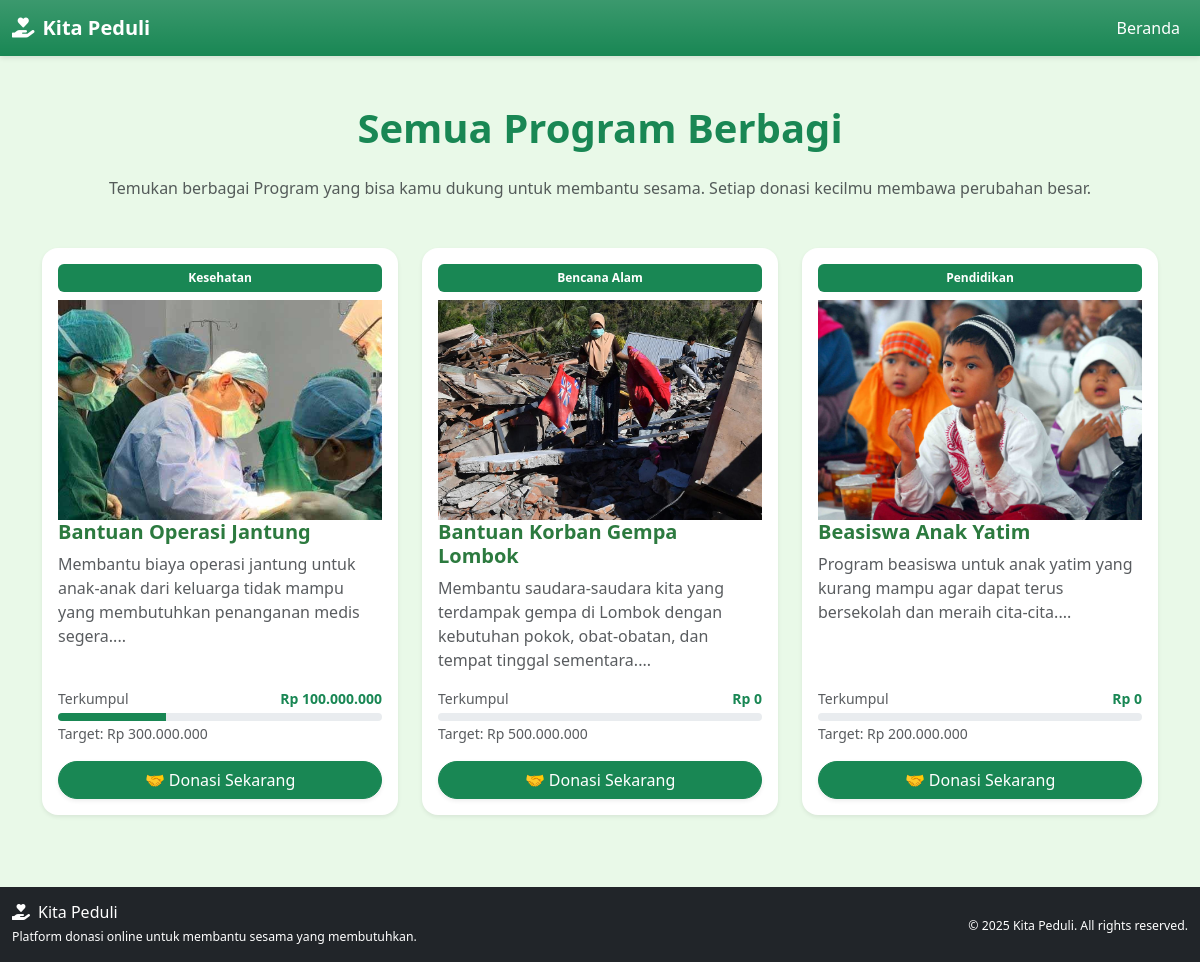
The page /kampanye.php on the database its author committed.
### tables this page shows
CREATE TABLE `kampanye` (
  `id_kampanye` int(11) NOT NULL,
  `id_kategori` int(11) NOT NULL,
  `judul` varchar(255) NOT NULL,
  `deskripsi` text NOT NULL,
  `target_dana` decimal(15,2) NOT NULL,
  `dana_terkumpul` decimal(15,2) DEFAULT 0.00,
  `tanggal_mulai` date DEFAULT NULL,
  `tanggal_akhir` date DEFAULT NULL,
  `foto_utama` varchar(255) DEFAULT NULL,
  `status_kampanye` enum('Aktif','Selesai','Dihentikan') DEFAULT 'Aktif',
  `gambar` varchar(255) DEFAULT NULL
);

CREATE TABLE `kategori` (
  `id_kategori` int(11) NOT NULL,
  `nama_kategori` varchar(100) NOT NULL,
  `deskripsi` text DEFAULT NULL
);

### kampanye.php (the view, shortened to what this page needs)
<?php include 'includes/header.php'; ?>
<div class="container py-5">
    <h1 class="text-center fw-bold mb-4 text-success">Semua Program Berbagi</h1>
    <p class="text-center text-muted mb-5">
        Temukan berbagai Program yang bisa kamu dukung untuk membantu sesama.
        Setiap donasi kecilmu membawa perubahan besar.
    </p>
    <div class="row">
        <?php
        include 'config/koneksi.php';
        $query = "SELECT k.*, kat.nama_kategori
                 FROM kampanye k
                 JOIN kategori kat ON k.id_kategori = kat.id_kategori
                 WHERE k.status_kampanye = 'Aktif'
                 ORDER BY k.tanggal_mulai DESC";
        $result = mysqli_query($conn, $query);
        while ($row = mysqli_fetch_assoc($result)) {
            $progress = ($row['dana_terkumpul'] / $row['target_dana']) * 100;
        ?>
        <div class="col-md-6 col-lg-4 mb-4">
            <div class="card border-0 shadow-sm h-100 rounded-4 hover-card" style="transition: transform 0.2s ease;">
                <div class="card-body d-flex flex-column">
                    <span class="badge bg-success mb-2 px-3 py-2"><?php echo $row['nama_kategori']; ?></span>
                    <div class="program-img">
                        <img src="uploads/<?php echo $row['gambar']; ?>"
                             class="img-fluid w-100"
                             alt="<?php echo $row['judul']; ?>">
                    </div>
                    <h5 class="card-title custom-title fw-semibold">
                        <?php echo $row['judul']; ?>
                    </h5>
                    <p class="card-text text-muted flex-grow-1">
                        <?php echo substr($row['deskripsi'], 0, 150); ?>...
                    </p>
                    <div class="mb-3">
                        <div class="d-flex justify-content-between mb-1">
                            <small class="text-muted">Terkumpul</small>
                            <small class="fw-bold text-success">
                                Rp <?php echo number_format($row['dana_terkumpul'], 0, ',', '.'); ?>
                            </small>
                        </div>
                        <div class="progress" style="height: 8px;">
                            <div class="progress-bar bg-success" style="width: <?php echo $progress; ?>%"></div>
                        </div>
                        <small class="text-muted">Target: Rp <?php echo number_format($row['target_dana'], 0, ',', '.'); ?></small>
                    </div>
                    <a href="donasi.php?kampanye=<?php echo $row['id_kampanye']; ?>"
                       class="btn btn-success mt-auto rounded-pill w-100 shadow-sm">
                        🤝 Donasi Sekarang
                    </a>
                </div>
            </div>
        </div>
        <?php } ?>
    </div>
</div>
<?php include 'includes/footer.php'; ?>

### includes/header.php (shortened to what this page needs)
<!DOCTYPE html>
<html lang="id">
<head>
    <link href="https://cdn.jsdelivr.net/npm/bootstrap@5.3.0/dist/css/bootstrap.min.css" rel="stylesheet">
    <link href="https://cdnjs.cloudflare.com/ajax/libs/font-awesome/6.0.0/css/all.min.css" rel="stylesheet">
    <link href="../assets/css/style.css" rel="stylesheet">
</head>
<body>
    <nav class="navbar navbar-expand-lg navbar-dark bg-primary bg-gradient">
        <div class="container-fluid">
            <a class="navbar-brand fw-bold" href="../index.php">
                <i class="fas fa-hand-holding-heart me-2"></i>Kita Peduli
            </a>
            <div class="collapse navbar-collapse" id="navbarNav">
                <ul class="navbar-nav ms-auto">
                    <li class="nav-item">
                        <a class="nav-link" href="index.php">Beranda</a>
                    </li>
                </ul>
            </div>
        </div>
    </nav>

### includes/footer.php (shortened to what this page needs)
<footer class="bg-dark text-white py-3 mt-auto">
  <div class="container-fluid d-flex flex-column flex-md-row justify-content-between align-items-center">
    <div>
      <h6 class="mb-1"><i class="fas fa-hand-holding-heart me-2"></i>Kita Peduli</h6>
      <small>Platform donasi online untuk membantu sesama yang membutuhkan.</small>
    </div>
    <div class="text-md-end mt-3 mt-md-0">
      <small>&copy; 2025 Kita Peduli. All rights reserved.</small>
    </div>
  </div>
</footer>
</body>
</html>

### assets/css/style.css (style rules this page uses)
:root { --primary-color: #148f0f; --secondary-color: #adcc93ff; --accent-color: #0ec108; --text-primary: #136004ff; --bg-light-top: #ffffffff; --bg-light-bottom: #e9f9e8; --bg-section: #e9f9e8; --bg-program: #e9f9e8; }
.program-img { height: 220px; overflow: hidden; }
.program-img img { object-fit: cover; height: 100%; transition: transform 0.4s ease; }
body { background-color: #e9f9e8; }

### includes/header.php (style rules this page uses)
.navbar { background-color: #198754 !important; position: sticky; top: 0; z-index: 1030; box-shadow: 0 2px 5px rgba(0, 0, 0, 0.1); }
.navbar .nav-link, .navbar-brand, .navbar i { color: #ffffff !important; }
body { margin: 0; padding: 0; }

### kampanye.php (style rules this page uses)
body { background-color: #e9f9e8; }
.program-img { height: 220px; overflow: hidden; }
.program-img img { object-fit: cover; height: 100%; transition: transform 0.4s ease; }
.custom-title { color: #2c7a3f; transition: color 0.3s ease; }

### includes/footer.php (style rules this page uses)
html, body { height: 100%; display: flex; flex-direction: column; }
footer { margin-top: auto; font-size: 14px; line-height: 1.4; }

### rows shown on the page
kampanye: id_kategori.nama_kategori "Kesehatan", gambar (picture), judul "Bantuan Operasi Jantung", deskripsi "Membantu biaya operasi jantung untuk anak-anak dari keluarga tidak mampu yang membutuhkan penanganan medis segera.", dana_terkumpul "100.000.000", target_dana "300.000.000"
kampanye: id_kategori.nama_kategori "Bencana Alam", gambar (picture), judul "Bantuan Korban Gempa Lombok", deskripsi "Membantu saudara-saudara kita yang terdampak gempa di Lombok dengan kebutuhan pokok, obat-obatan, dan tempat tinggal sementara.", dana_terkumpul "0", target_dana "500.000.000"
kampanye: id_kategori.nama_kategori "Pendidikan", gambar (picture), judul "Beasiswa Anak Yatim", deskripsi "Program beasiswa untuk anak yatim yang kurang mampu agar dapat terus bersekolah dan meraih cita-cita.", dana_terkumpul "0", target_dana "200.000.000"
